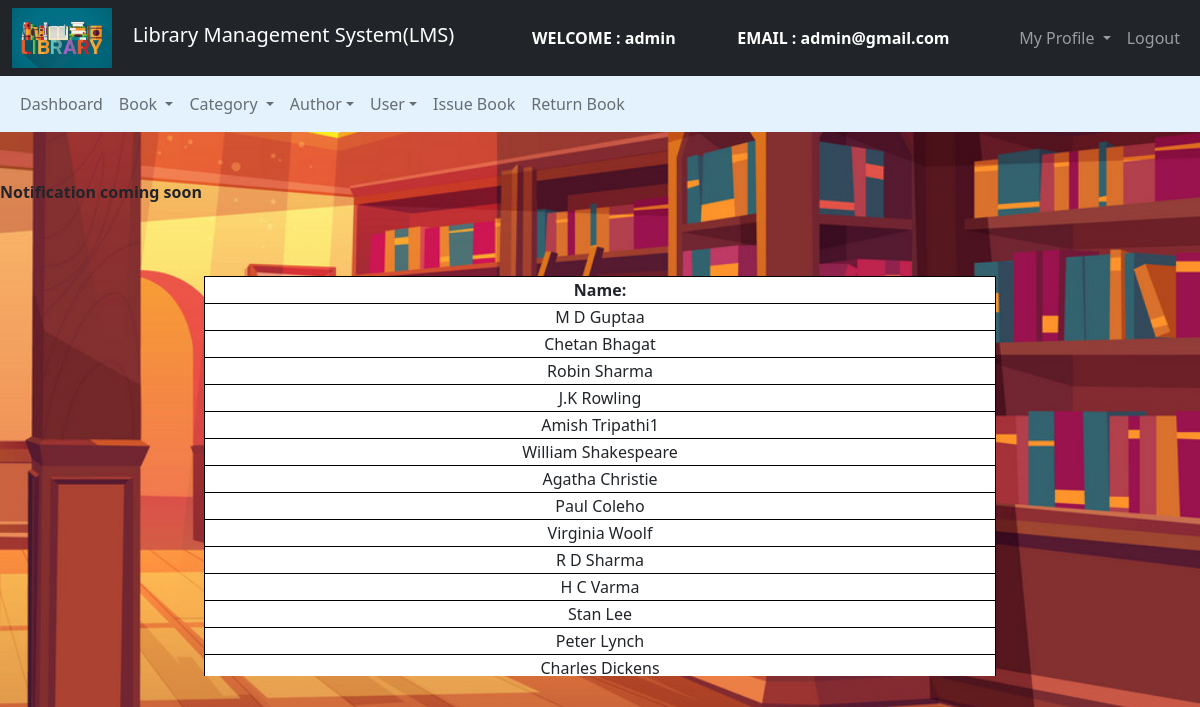
Screenshot of /Admin/Author/regauth.php (signed in) with the database file from the repository.
### tables this page shows
CREATE TABLE `authors` (
  `author_id` int(11) NOT NULL,
  `author_name` varchar(250) NOT NULL
);

### Admin/Author/regauth.php (the view, shortened to what this page needs)
<?php
$connection = mysqli_connect("localhost", "root", "");
$query = "select * from authors";
?>
<!DOCTYPE html>
<html>
<head>
    <link href="https://cdn.jsdelivr.net/npm/bootstrap@5.0.0-beta2/dist/css/bootstrap.min.css" rel="stylesheet">
</head>
<body>
    <nav class="navbar navbar-expand-lg navbar-dark bg-dark">
        <div class="container-fluid">
            <div class="navbar-header">
                <img src="../images/abc1.jpeg" width="100" height="60"> &nbsp &nbsp
                <a class="navbar-brand" href="../admin_dashboard.php">Library Management System(LMS)</a>
            </div>
            <font style="color: white">
                <span>
                    <strong>
                        WELCOME : <?php echo $_SESSION['name']; ?></strong>
                </span>
            </font>
            <font style="color: white">
                <span>
                    <strong>
                        EMAIL : <?php echo $_SESSION['email']; ?></strong>
                </span>
            </font>
            <ul class="nav navbar-nav navbar-right">
                <li class="nav-item dropdown">
                    <a class="nav-link dropdown-toggle" data-toggle="dropdown">
                        My Profile
                    </a>
                </li>
                <li class="nav-item"><a class="nav-link" href="../../logout.php">
                        Logout
                    </a></li>
            </ul>
        </div>
    </nav>
    <nav class="navbar navbar-expand-lg navbar-light" style="background-color: #e3f2fd">
        <div class="container-fluid">
            <ul class="nav navbar-nav navbar-center">
                <li class="nav-item">
                    <a href="../admin_dashboard.php" class="nav-link">
                        Dashboard
                    </a>
                </li>
                <li class="nav-item dropdown ">
                    <a class="nav-link dropdown-toggle" data-toggle="dropdown"> Book
                    </a>
                </li>
                <li class="nav-item dropdown ">
                    <a class="nav-link dropdown-toggle" data-toggle="dropdown"> Category </a>
                </li>
                <li class="nav-item dropdown ">
                    <a class="nav-link dropdown-toggle" data-toggle="dropdown"> Author</a>
                </li>
                <li class="nav-item dropdown ">
                    <a class="nav-link dropdown-toggle" data-toggle="dropdown"> User</a>
                </li>
                <li class="nav-item">
                    <a href="../Book/issue_book.php" class="nav-link">
                        Issue Book</a>
                </li>
                <li class="nav-item">
                    <a href="../Book/return_book.php" class="nav-link">
                        Return Book</a>
                </li>
            </ul>
        </div>
    </nav>
    <br><br>
    <?php include '../../header.php'; ?><br><br>
    <div class="row">
        <div class="col-md-2"></div>
        <div class="col-md-8">
            <form>
                <table class="table-bordered" width="900px" style="text-align:center">
                    <tr>
                        <th>Name:</th>
                    </tr>
                    <?php
                    $query_run = mysqli_query($connection, $query);
                    while ($row = mysqli_fetch_assoc($query_run)) {
                        $aut_name = $row['author_name'];
                    ?>
                        <tr>
                            <td><?php echo $aut_name; ?></td>
                        </tr>
                    <?php
                    }
                    ?>
                </table>
            </form>
        </div>
        <div class="col-md-2"></div>
    </div>
</body>
</html>

### Admin/Author/regauth.php (style rules this page uses)
body { background-image: url("../images/xyz3.jpg"); background-repeat: no-repeat; background-size: cover; background-color: #cccccc; }
table { width: 100%; border: #000000; background-color: white; }
.col-md-8 { overflow-x: auto; height: 400px; }

### rows the page displays
authors: author_name "M D Guptaa"
authors: author_name "Chetan Bhagat"
authors: author_name "Robin Sharma"
authors: author_name "J.K Rowling"
authors: author_name "Amish Tripathi1"
authors: author_name "William Shakespeare"
authors: author_name "Agatha Christie"
authors: author_name "Paul Coleho"
authors: author_name "Virginia Woolf"
authors: author_name "R D Sharma"
authors: author_name "H C Varma"
authors: author_name "Stan Lee"
authors: author_name "Peter Lynch"
authors: author_name "Charles Dickens"

### other values shown
$_SESSION['name'] "admin"
$_SESSION['email'] "admin@gmail.com"
